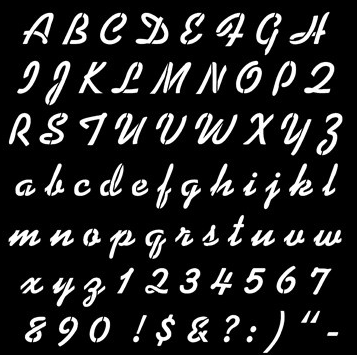
#> input picture 13_erosionDilation/letter.png, 357 x 355 px
$ jupyter execute cv_13_01.ipynb
#> lines starting #> are read from the running program, lines starting #| are printed output that depends on the picture
[cell 1]
__author__ = 'pbj00812@gmail.com'

[cell 2]
import numpy as np
import cv2

[cell 3]
def morph():
    img = cv2.imread('letter.png', cv2.IMREAD_GRAYSCALE)
#> img is the input picture: shape (355, 357); min 0, max 255, mean 36.2

    kernel = np.ones((3, 3), np.uint8)

    erosion = cv2.erode(img, kernel, iterations = 1)
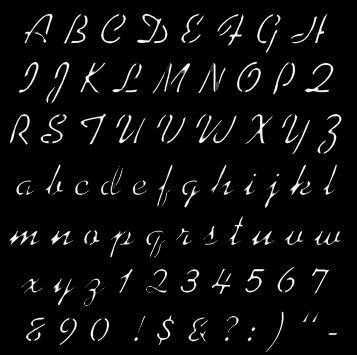
#> erosion: shape (355, 357); min 0, max 254, mean 12
    dilation = cv2.dilate(img, kernel, iterations = 1)
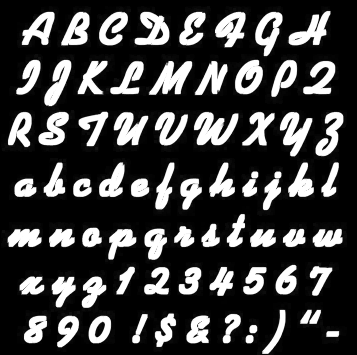
#> dilation: shape (355, 357); min 0, max 255, mean 62.1

    cv2.imshow('original', img)
    cv2.imshow('erosion', erosion)
    cv2.imshow('dilation', dilation)

    cv2.waitKey(0)
    cv2.destroyAllWindows()

$ run again, with 13_erosionDilation/b.png copied over 13_erosionDilation/letter.png
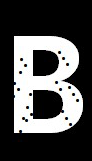
#> input picture 13_erosionDilation/b.png, 92 x 161 px
#> in morph, `erosion = cv2.erode(img, kernel, iterations = 1)`:
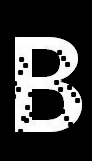
#> erosion: shape (161, 92); min 0, max 255, mean 60.6
#> in morph, `dilation = cv2.dilate(img, kernel, iterations = 1)`:
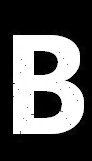
#> dilation: shape (161, 92); min 0, max 255, mean 89.4

$ run again, with 13_erosionDilation/cv_13_01.png copied over 13_erosionDilation/letter.png
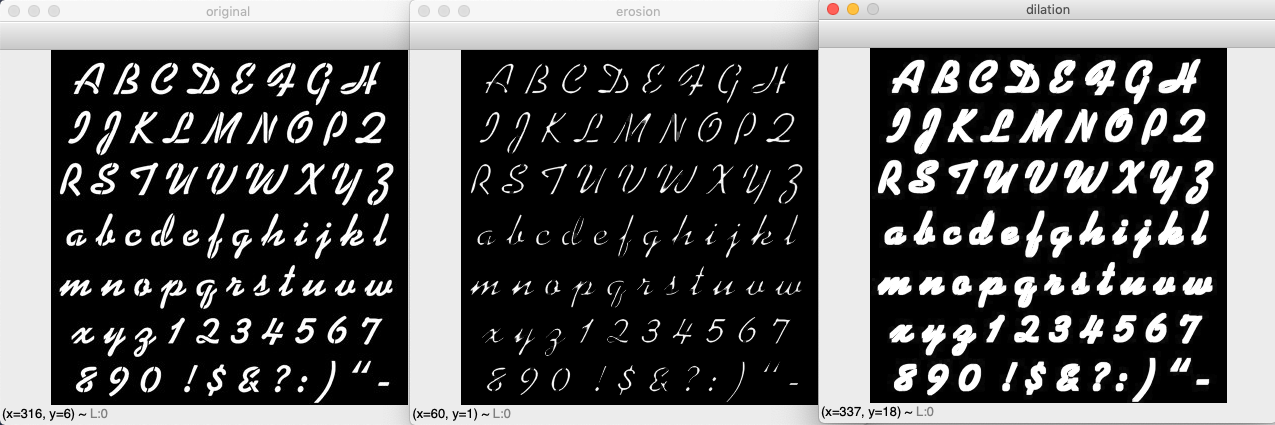
#> input picture 13_erosionDilation/cv_13_01.png, 1275 x 425 px
#> in morph, `erosion = cv2.erode(img, kernel, iterations = 1)`:
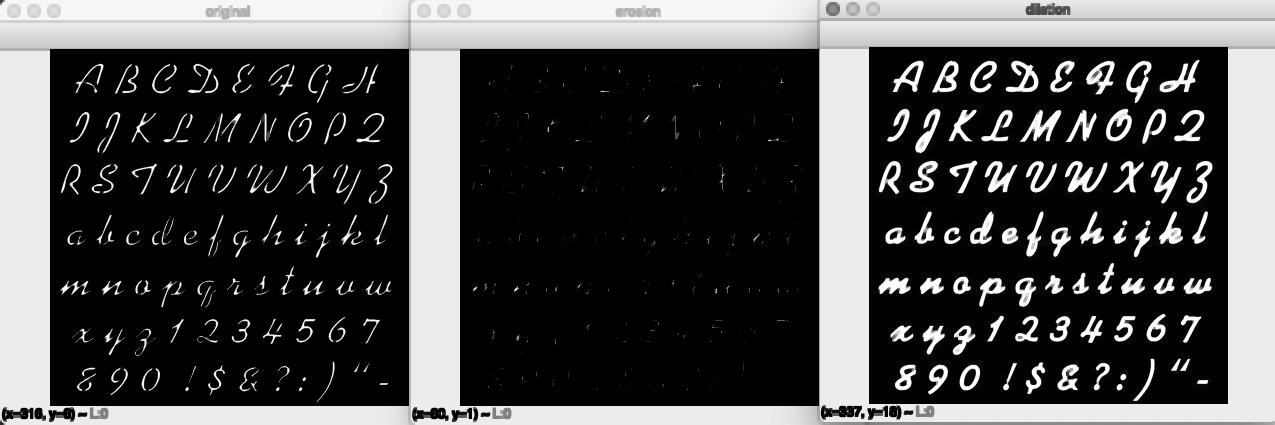
#> erosion: shape (425, 1275); min 0, max 255, mean 77.7
#> in morph, `dilation = cv2.dilate(img, kernel, iterations = 1)`:
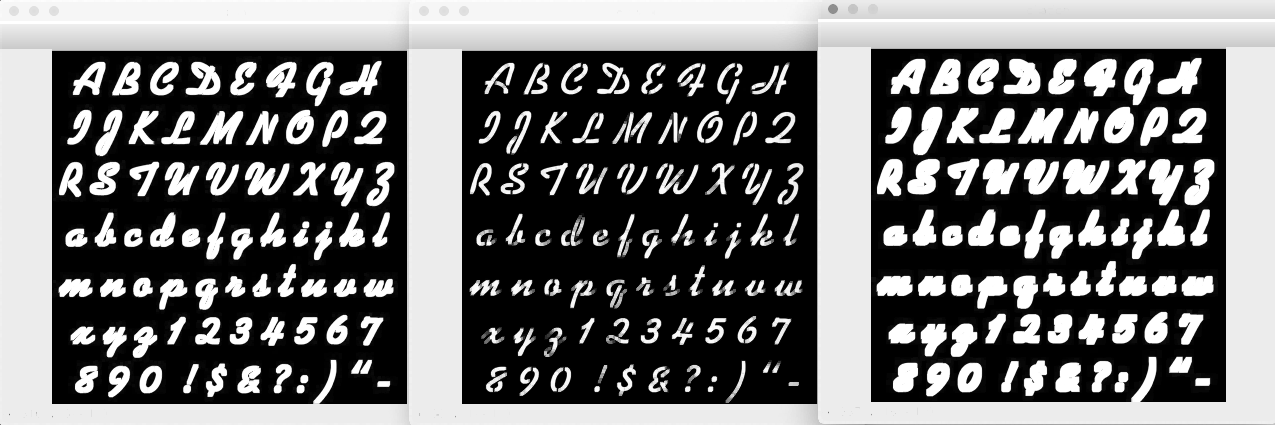
#> dilation: shape (425, 1275); min 0, max 255, mean 112.9
